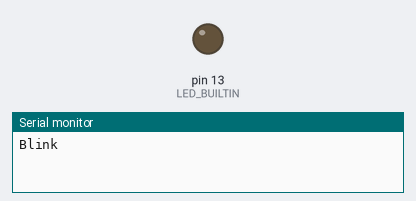
The sketch below on a simulated Arduino Uno, built with avr-gcc and run on an emulated ATmega328P. Parts: output pins drawn as LEDs (lit = HIGH), the last lines printed to the serial monitor.

Above: at 0.5 s.
At 4.5 s:
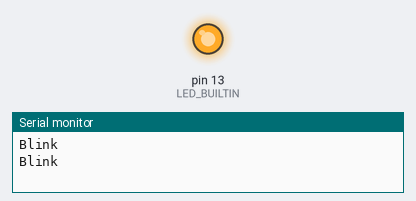
Timing chart, 0 to 6.9 s (numbered marks = the images above):
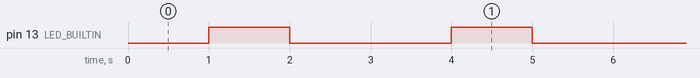

The sketch:

test.ino
```cpp
void blinkSetup() {
  pinMode(LED_BUILTIN, OUTPUT);
}

void blinkLoop() {
  digitalWrite(LED_BUILTIN, HIGH);
  delay(1000);
  digitalWrite(LED_BUILTIN, LOW);
}
```

cnc_bend.ino
```cpp
#include "config.h"

void setup() {
  Serial.begin(9600);
  blinkSetup();
}

void loop() {
  Serial.println("Blink");
  delay(1000);
  blinkLoop();
  delay(1000);
}
```

config.h
```cpp
#pragma once

const int TEST = 1;
```

Measured:
- by itself, pin 13 (LED_BUILTIN): alternates HIGH for 1.0 s and LOW for 2.0 s
